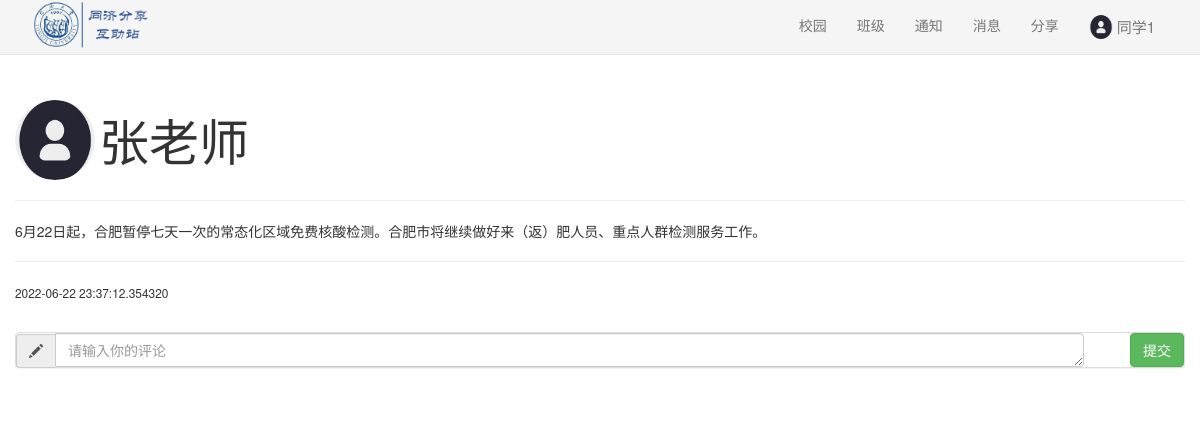
Before: /post/11 (signed in) with the older database file.
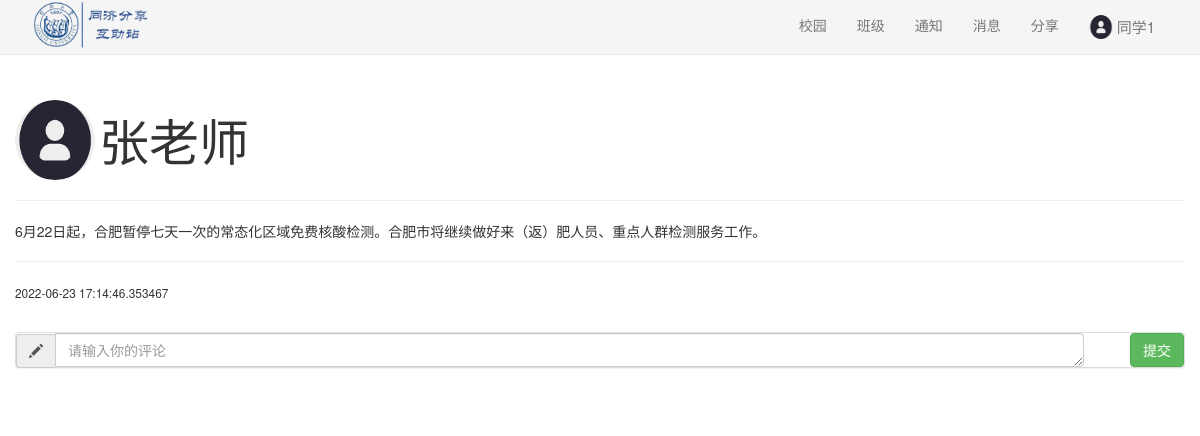
After: the same page with the newer database file.
### sql.py (models this page shows, shortened)
class User(UserMixin,db.Model):
    id = db.Column(db.Integer, primary_key=True)  # 主键，学号
    name = db.Column(db.String(20))  # 名字
    password=db.Column(db.String(128)) #密码
    intro=db.Column(db.Text)#个人介绍
    auth=db.Column(db.String(20))#权限
    dormitory=db.Column(db.String(20))#宿舍名
    class_id = db.Column(db.Integer, db.ForeignKey('class_room.id'))#对应的班级
    user_post=db.relationship('post',backref='user_post')#发的帖子
    user_post_comments = db.relationship('post_comment', backref='user_post_comments')#发的评论
    user_notice = db.relationship('notice', backref='user_post')  # 发的帖子
    user_chat_room = db.relationship("chatroom", secondary=user_room,backref=db.backref('user_create', lazy="dynamic")) # 用户对应的聊天室

class post(db.Model):#帖子
    id=db.Column(db.Integer, primary_key=True)
    post_content=db.Column(db.Text)#帖子内容
    create_at = db.Column(db.DateTime, default=datetime.datetime.now)
    update_at = db.Column(db.DateTime, default=datetime.datetime.now, onupdate=datetime.datetime.now)
    publish_user_id=db.Column(db.Integer, db.ForeignKey('user.id'))#发的人
    publish_user_name=db.Column(db.String(20))
    picture_number=db.Column(db.Integer)
    post_comments=db.relationship('post_comment',backref='post_comments')#评论
    status=db.Column(db.String(20))#状态,比如删除/隐藏

### apps/basic.py (the view)
@basicbp.route('/post/<post_id>', methods=['GET', 'POST'])
def viewpost(post_id):
    if (current_user.is_authenticated==False):
        return redirect(url_for("basic.login"))
    if request.method == "POST":
        user_no=current_user.id
        post_content=request.form['comment_content']
        sql.add_post_comment(user_no,post_id,post_content)
    post_content,number,time,comment,user=sql.find_post(post_id)
    return render_template("post.html",
                           post_content=post_content,
                           picture_number=number,
                           time=time,
                           comment=comment,
                           user=user,
                           user_id=current_user.id,
                           user_name=current_user.name,
                           class_id=current_user.class_id)

### sql.py (called while the page is built)
@login_manager.user_loader
def load_user(user_id):  # 创建用户加载回调函数，接受用户 ID 作为参数
    user = User.query.get(int(user_id))  # 用 ID 作为 User 模型的 主键查询对应的用户
    return user

def find_post(post_id):
    p=post.query.get(post_id)
    comment=p.post_comments
    user=User.query.get(p.publish_user_id)
    time=p.update_at
    return p.post_content,p.picture_number,time,comment,user

### apps/templates/post.html (shortened to what this page needs)
<!DOCTYPE html>
<html>
<head>
    <link rel="stylesheet" href="{{ url_for('static', filename='css/bootstrap.min.css') }}">
    <link href="{{ url_for('static', filename='css/minecss.css') }}" rel="stylesheet">
</head>
<body>
{% include "common/header.html" %}
<br><br><br>
<div class="container">
    <div class="row">
            <img class="img-circle" style="width:80px;height:80px;"
                 src="{{url_for('static', filename='images/user/'+user_id|string+'/head.jpg')}}"/>
            <span style="vertical-align:middle;font-size: 50px">{{user.name}}</span>
            <hr>
            <p>
                {{post_content}}
            </p>
            <hr>
            <p><small>{{time}}</small></p>
            <br>
            <div class="panel panel-default">
                <form class="form-horizontal" method="post">
                    <div class="row">
                        <div class="col-md-11">
                            <div class="input-group">
                                <div class="input-group-addon glyphicon glyphicon-pencil"></div>
                                <textarea class="form-control" rows="1" name="comment_content" placeholder="请输入你的评论"
                                          required></textarea>
                            </div>
                        </div>
                        <div class="col-md-1">
                            <input type="submit" value="提交" class="btn btn-success pull-right">
                        </div>
                    </div>
                </form>
            </div>
            <br>
        </div>
</div>
</body>
</html>

### apps/templates/common/header.html
<div>
    <nav class="navbar navbar-default navbar-static navbar-fixed-top" role="navigation" style="background:#F5F5F5">
        <div class="container">
            <div class="navbar-header">
                <img style="height:50px;overflow:hidden;"
                     src="{{ url_for('static', filename='images/img_title.png') }}"/>
            </div>
            <div class="pull-right">
                <ul class="nav navbar-nav">
                    <li><a href={{url_for("basic.main")}}>校园</a></li>
                    <li><a href={{url_for("basic.myclass")}}>班级</a></li>
                    <li><a href={{url_for("basic.mynotice")}}>通知</a></li>
                    <li><a href={{url_for("chat.allchat")}}>消息</a></li>
                    <li><a href={{url_for("basic.submitpost")}}>分享</a></li>
                    <li><a href={{url_for("basic.home",user_id=user_id)}}>
                        <img class="img-circle" style="width:24px;height:24px;"
                             src="{{url_for('static', filename='images/user/'+user_id|string+'/head.jpg')}}">
                        <span style="vertical-align:middle;font-size:15px">{{user_name}}</span>
                    </a></li>
                </ul>
            </div>
        </div>
    </nav>
</div>
<br><br>

Changed rows visible on the page:
changed post "6月22日起，合肥暂停七天一次的常态化区域免费核酸检测。合肥市将继续做好来（返）肥人员、重点人群检测服务工作。": update_at "2022-06-22 23:37:12.354320" → "2022-06-23 17:14:46.353467"
